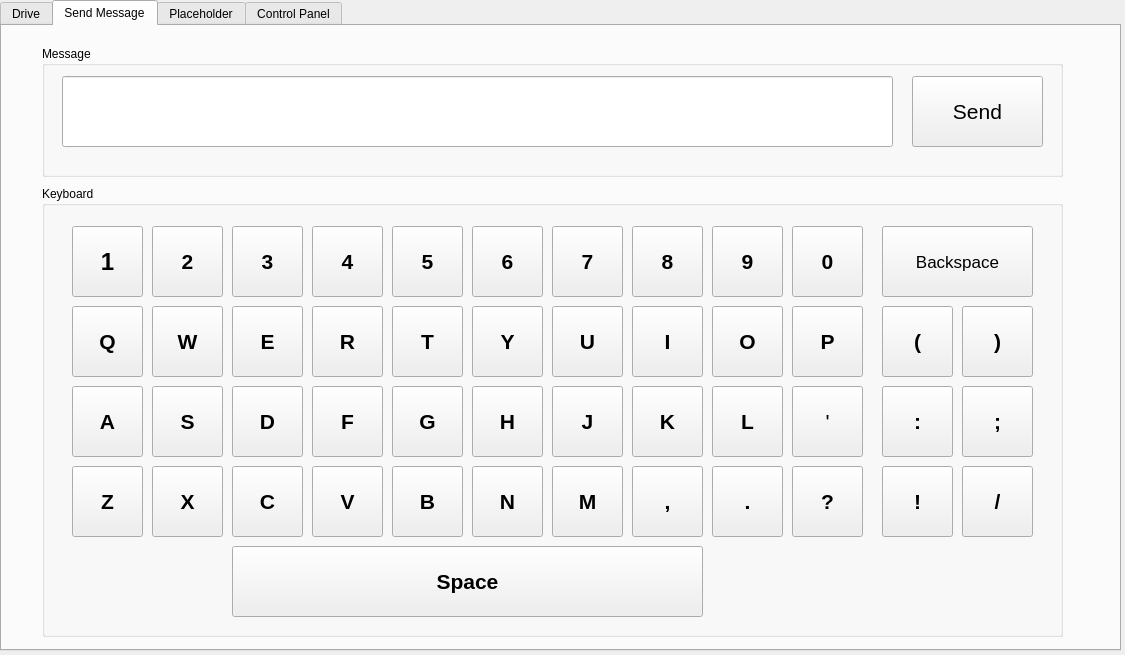
<?xml version="1.0" encoding="UTF-8"?>
<ui version="4.0">
 <class>Form</class>
 <widget class="QWidget" name="Form">
  <property name="geometry">
   <rect>
    <x>0</x>
    <y>0</y>
    <width>1125</width>
    <height>655</height>
   </rect>
  </property>
  <property name="windowTitle">
   <string>Capstone C6</string>
  </property>
  <property name="windowIcon">
   <iconset>
    <normaloff>images/puzzlebox.ico</normaloff>images/puzzlebox.ico</iconset>
  </property>
  <widget class="QTabWidget" name="tabWidget">
   <property name="geometry">
    <rect>
     <x>0</x>
     <y>0</y>
     <width>1121</width>
     <height>651</height>
    </rect>
   </property>
   <property name="layoutDirection">
    <enum>Qt::LeftToRight</enum>
   </property>
   <property name="autoFillBackground">
    <bool>false</bool>
   </property>
   <property name="currentIndex">
    <number>1</number>
   </property>
   <widget class="QWidget" name="tabDrive">
    <attribute name="title">
     <string>Drive</string>
    </attribute>
    <widget class="QGroupBox" name="groupBox_Speed">
     <property name="geometry">
      <rect>
       <x>710</x>
       <y>170</y>
       <width>301</width>
       <height>301</height>
      </rect>
     </property>
     <property name="title">
      <string>Wheelchair Speed</string>
     </property>
     <widget class="QDial" name="dialSpeed">
      <property name="geometry">
       <rect>
        <x>30</x>
        <y>60</y>
        <width>241</width>
        <height>201</height>
       </rect>
      </property>
      <property name="maximum">
       <number>2</number>
      </property>
      <property name="notchesVisible">
       <bool>true</bool>
      </property>
     </widget>
     <widget class="QLabel" name="label_4">
      <property name="geometry">
       <rect>
        <x>50</x>
        <y>250</y>
        <width>53</width>
        <height>16</height>
       </rect>
      </property>
      <property name="text">
       <string>Stopped</string>
      </property>
      <property name="alignment">
       <set>Qt::AlignCenter</set>
      </property>
     </widget>
     <widget class="QLabel" name="label_5">
      <property name="geometry">
       <rect>
        <x>190</x>
        <y>250</y>
        <width>53</width>
        <height>16</height>
       </rect>
      </property>
      <property name="text">
       <string>Normal</string>
      </property>
      <property name="alignment">
       <set>Qt::AlignCenter</set>
      </property>
     </widget>
     <widget class="QLabel" name="label_6">
      <property name="geometry">
       <rect>
        <x>120</x>
        <y>40</y>
        <width>53</width>
        <height>16</height>
       </rect>
      </property>
      <property name="text">
       <string>Slow</string>
      </property>
      <property name="alignment">
       <set>Qt::AlignCenter</set>
      </property>
     </widget>
    </widget>
    <widget class="QGroupBox" name="groupBox_Drive">
     <property name="geometry">
      <rect>
       <x>160</x>
       <y>90</y>
       <width>381</width>
       <height>441</height>
      </rect>
     </property>
     <property name="title">
      <string>Wheelchair Control</string>
     </property>
     <widget class="QPushButton" name="pushButtonStop">
      <property name="geometry">
       <rect>
        <x>140</x>
        <y>170</y>
        <width>101</width>
        <height>101</height>
       </rect>
      </property>
      <property name="text">
       <string/>
      </property>
      <property name="icon">
       <iconset>
        <normaloff>images/stop.svg</normaloff>images/stop.svg</iconset>
      </property>
      <property name="iconSize">
       <size>
        <width>70</width>
        <height>70</height>
       </size>
      </property>
     </widget>
     <widget class="QPushButton" name="pushButtonRight">
      <property name="geometry">
       <rect>
        <x>260</x>
        <y>170</y>
        <width>101</width>
        <height>101</height>
       </rect>
      </property>
      <property name="text">
       <string/>
      </property>
      <property name="icon">
       <iconset>
        <normaloff>images/right.svg</normaloff>images/right.svg</iconset>
      </property>
      <property name="iconSize">
       <size>
        <width>70</width>
        <height>70</height>
       </size>
      </property>
     </widget>
     <widget class="QPushButton" name="pushButtonReverse">
      <property name="geometry">
       <rect>
        <x>140</x>
        <y>290</y>
        <width>101</width>
        <height>101</height>
       </rect>
      </property>
      <property name="text">
       <string/>
      </property>
      <property name="icon">
       <iconset>
        <normaloff>images/reverse.svg</normaloff>images/reverse.svg</iconset>
      </property>
      <property name="iconSize">
       <size>
        <width>70</width>
        <height>70</height>
       </size>
      </property>
     </widget>
     <widget class="QPushButton" name="pushButtonForward">
      <property name="geometry">
       <rect>
        <x>140</x>
        <y>50</y>
        <width>101</width>
        <height>101</height>
       </rect>
      </property>
      <property name="text">
       <string/>
      </property>
      <property name="icon">
       <iconset>
        <normaloff>images/forward.svg</normaloff>images/forward.svg</iconset>
      </property>
      <property name="iconSize">
       <size>
        <width>70</width>
        <height>70</height>
       </size>
      </property>
     </widget>
     <widget class="QPushButton" name="pushButtonLeft">
      <property name="geometry">
       <rect>
        <x>20</x>
        <y>170</y>
        <width>101</width>
        <height>101</height>
       </rect>
      </property>
      <property name="text">
       <string/>
      </property>
      <property name="icon">
       <iconset>
        <normaloff>images/left.svg</normaloff>images/left.svg</iconset>
      </property>
      <property name="iconSize">
       <size>
        <width>70</width>
        <height>70</height>
       </size>
      </property>
     </widget>
    </widget>
    <widget class="QLabel" name="labelWheelchairStatus">
     <property name="geometry">
      <rect>
       <x>440</x>
       <y>30</y>
       <width>261</width>
       <height>41</height>
      </rect>
     </property>
     <property name="font">
      <font>
       <pointsize>14</pointsize>
      </font>
     </property>
     <property name="text">
      <string>Status: </string>
     </property>
    </widget>
   </widget>
   <widget class="QWidget" name="tabMessage">
    <attribute name="title">
     <string>Send Message</string>
    </attribute>
    <widget class="QGroupBox" name="groupBox_keyboard">
     <property name="geometry">
      <rect>
       <x>40</x>
       <y>160</y>
       <width>1021</width>
       <height>451</height>
      </rect>
     </property>
     <property name="title">
      <string>Keyboard</string>
     </property>
     <widget class="QPushButton" name="keyboardQ">
      <property name="geometry">
       <rect>
        <x>30</x>
        <y>120</y>
        <width>71</width>
        <height>71</height>
       </rect>
      </property>
      <property name="font">
       <font>
        <pointsize>16</pointsize>
        <weight>75</weight>
        <bold>true</bold>
       </font>
      </property>
      <property name="text">
       <string>Q</string>
      </property>
     </widget>
     <widget class="QPushButton" name="keyboardW">
      <property name="geometry">
       <rect>
        <x>110</x>
        <y>120</y>
        <width>71</width>
        <height>71</height>
       </rect>
      </property>
      <property name="font">
       <font>
        <pointsize>16</pointsize>
        <weight>75</weight>
        <bold>true</bold>
       </font>
      </property>
      <property name="text">
       <string>W</string>
      </property>
     </widget>
     <widget class="QPushButton" name="keyboardT">
      <property name="geometry">
       <rect>
        <x>350</x>
        <y>120</y>
        <width>71</width>
        <height>71</height>
       </rect>
      </property>
      <property name="font">
       <font>
        <pointsize>16</pointsize>
        <weight>75</weight>
        <bold>true</bold>
       </font>
      </property>
      <property name="text">
       <string>T</string>
      </property>
     </widget>
     <widget class="QPushButton" name="keyboardE">
      <property name="geometry">
       <rect>
        <x>190</x>
        <y>120</y>
        <width>71</width>
        <height>71</height>
       </rect>
      </property>
      <property name="font">
       <font>
        <pointsize>16</pointsize>
        <weight>75</weight>
        <bold>true</bold>
       </font>
      </property>
      <property name="text">
       <string>E</string>
      </property>
     </widget>
     <widget class="QPushButton" name="keyboardR">
      <property name="geometry">
       <rect>
        <x>270</x>
        <y>120</y>
        <width>71</width>
        <height>71</height>
       </rect>
      </property>
      <property name="font">
       <font>
        <pointsize>16</pointsize>
        <weight>75</weight>
        <bold>true</bold>
       </font>
      </property>
      <property name="text">
       <string>R</string>
      </property>
     </widget>
     <widget class="QPushButton" name="keyboardY">
      <property name="geometry">
       <rect>
        <x>430</x>
        <y>120</y>
        <width>71</width>
        <height>71</height>
       </rect>
      </property>
      <property name="font">
       <font>
        <pointsize>16</pointsize>
        <weight>75</weight>
        <bold>true</bold>
       </font>
      </property>
      <property name="text">
       <string>Y</string>
      </property>
     </widget>
     <widget class="QPushButton" name="keyboardU">
      <property name="geometry">
       <rect>
        <x>510</x>
        <y>120</y>
        <width>71</width>
        <height>71</height>
       </rect>
      </property>
      <property name="font">
       <font>
        <pointsize>16</pointsize>
        <weight>75</weight>
        <bold>true</bold>
       </font>
      </property>
      <property name="text">
       <string>U</string>
      </property>
     </widget>
     <widget class="QPushButton" name="keyboardI">
      <property name="geometry">
       <rect>
        <x>590</x>
        <y>120</y>
        <width>71</width>
        <height>71</height>
       </rect>
      </property>
      <property name="font">
       <font>
        <pointsize>16</pointsize>
        <weight>75</weight>
        <bold>true</bold>
       </font>
      </property>
      <property name="text">
       <string>I</string>
      </property>
     </widget>
     <widget class="QPushButton" name="keyboardO">
      <property name="geometry">
       <rect>
        <x>670</x>
        <y>120</y>
        <width>71</width>
        <height>71</height>
       </rect>
      </property>
      <property name="font">
       <font>
        <pointsize>16</pointsize>
        <weight>75</weight>
        <bold>true</bold>
       </font>
      </property>
      <property name="text">
       <string>O</string>
      </property>
     </widget>
     <widget class="QPushButton" name="keyboardP">
      <property name="geometry">
       <rect>
        <x>750</x>
        <y>120</y>
        <width>71</width>
        <height>71</height>
       </rect>
      </property>
      <property name="font">
       <font>
        <pointsize>16</pointsize>
        <weight>75</weight>
        <bold>true</bold>
       </font>
      </property>
      <property name="text">
       <string>P</string>
      </property>
     </widget>
     <widget class="QPushButton" name="keyboardNum5">
      <property name="geometry">
       <rect>
        <x>350</x>
        <y>40</y>
        <width>71</width>
        <height>71</height>
       </rect>
      </property>
      <property name="font">
       <font>
        <pointsize>16</pointsize>
        <weight>75</weight>
        <bold>true</bold>
       </font>
      </property>
      <property name="text">
       <string>5</string>
      </property>
     </widget>
     <widget class="QPushButton" name="keyboardNum4">
      <property name="geometry">
       <rect>
        <x>270</x>
        <y>40</y>
        <width>71</width>
        <height>71</height>
       </rect>
      </property>
      <property name="font">
       <font>
        <pointsize>16</pointsize>
        <weight>75</weight>
        <bold>true</bold>
       </font>
      </property>
      <property name="text">
       <string>4</string>
      </property>
     </widget>
     <widget class="QPushButton" name="keyboardNum3">
      <property name="geometry">
       <rect>
        <x>190</x>
        <y>40</y>
        <width>71</width>
        <height>71</height>
       </rect>
      </property>
      <property name="font">
       <font>
        <pointsize>16</pointsize>
        <weight>75</weight>
        <bold>true</bold>
       </font>
      </property>
      <property name="text">
       <string>3</string>
      </property>
     </widget>
     <widget class="QPushButton" name="keyboardNum2">
      <property name="geometry">
       <rect>
        <x>110</x>
        <y>40</y>
        <width>71</width>
        <height>71</height>
       </rect>
      </property>
      <property name="font">
       <font>
        <pointsize>16</pointsize>
        <weight>75</weight>
        <bold>true</bold>
       </font>
      </property>
      <property name="text">
       <string>2</string>
      </property>
     </widget>
     <widget class="QPushButton" name="keyboardNum1">
      <property name="geometry">
       <rect>
        <x>30</x>
        <y>40</y>
        <width>71</width>
        <height>71</height>
       </rect>
      </property>
      <property name="font">
       <font>
        <pointsize>18</pointsize>
        <weight>75</weight>
        <italic>false</italic>
        <bold>true</bold>
        <underline>false</underline>
        <strikeout>false</strikeout>
       </font>
      </property>
      <property name="text">
       <string>1</string>
      </property>
     </widget>
     <widget class="QPushButton" name="keyboardM">
      <property name="geometry">
       <rect>
        <x>510</x>
        <y>280</y>
        <width>71</width>
        <height>71</height>
       </rect>
      </property>
      <property name="font">
       <font>
        <pointsize>16</pointsize>
        <weight>75</weight>
        <bold>true</bold>
       </font>
      </property>
      <property name="text">
       <string>M</string>
      </property>
     </widget>
     <widget class="QPushButton" name="keyboardZ">
      <property name="geometry">
       <rect>
        <x>30</x>
        <y>280</y>
        <width>71</width>
        <height>71</height>
       </rect>
      </property>
      <property name="font">
       <font>
        <pointsize>16</pointsize>
        <weight>75</weight>
        <bold>true</bold>
       </font>
      </property>
      <property name="text">
       <string>Z</string>
      </property>
     </widget>
     <widget class="QPushButton" name="keyboardL">
      <property name="geometry">
       <rect>
        <x>670</x>
        <y>200</y>
        <width>71</width>
        <height>71</height>
       </rect>
      </property>
      <property name="font">
       <font>
        <pointsize>16</pointsize>
        <weight>75</weight>
        <bold>true</bold>
       </font>
      </property>
      <property name="text">
       <string>L</string>
      </property>
     </widget>
     <widget class="QPushButton" name="keyboardK">
      <property name="geometry">
       <rect>
        <x>590</x>
        <y>200</y>
        <width>71</width>
        <height>71</height>
       </rect>
      </property>
      <property name="font">
       <font>
        <pointsize>16</pointsize>
        <weight>75</weight>
        <bold>true</bold>
       </font>
      </property>
      <property name="text">
       <string>K</string>
      </property>
     </widget>
     <widget class="QPushButton" name="keyboardJ">
      <property name="geometry">
       <rect>
        <x>510</x>
        <y>200</y>
        <width>71</width>
        <height>71</height>
       </rect>
      </property>
      <property name="font">
       <font>
        <pointsize>16</pointsize>
        <weight>75</weight>
        <bold>true</bold>
       </font>
      </property>
      <property name="text">
       <string>J</string>
      </property>
     </widget>
     <widget class="QPushButton" name="keyboardH">
      <property name="geometry">
       <rect>
        <x>430</x>
        <y>200</y>
        <width>71</width>
        <height>71</height>
       </rect>
      </property>
      <property name="font">
       <font>
        <pointsize>16</pointsize>
        <weight>75</weight>
        <bold>true</bold>
       </font>
      </property>
      <property name="text">
       <string>H</string>
      </property>
     </widget>
     <widget class="QPushButton" name="keyboardG">
      <property name="geometry">
       <rect>
        <x>350</x>
        <y>200</y>
        <width>71</width>
        <height>71</height>
       </rect>
      </property>
      <property name="font">
       <font>
        <pointsize>16</pointsize>
        <weight>75</weight>
        <bold>true</bold>
       </font>
      </property>
      <property name="text">
       <string>G</string>
      </property>
     </widget>
     <widget class="QPushButton" name="keyboardF">
      <property name="geometry">
       <rect>
        <x>270</x>
        <y>200</y>
        <width>71</width>
        <height>71</height>
       </rect>
      </property>
      <property name="font">
       <font>
        <pointsize>16</pointsize>
        <weight>75</weight>
        <bold>true</bold>
       </font>
      </property>
      <property name="text">
       <string>F</string>
      </property>
     </widget>
     <widget class="QPushButton" name="keyboardD">
      <property name="geometry">
       <rect>
        <x>190</x>
        <y>200</y>
        <width>71</width>
        <height>71</height>
       </rect>
      </property>
      <property name="font">
       <font>
        <pointsize>16</pointsize>
        <weight>75</weight>
        <bold>true</bold>
       </font>
      </property>
      <property name="text">
       <string>D</string>
      </property>
     </widget>
     <widget class="QPushButton" name="keyboardS">
      <property name="geometry">
       <rect>
        <x>110</x>
        <y>200</y>
        <width>71</width>
        <height>71</height>
       </rect>
      </property>
      <property name="font">
       <font>
        <pointsize>16</pointsize>
        <weight>75</weight>
        <bold>true</bold>
       </font>
      </property>
      <property name="text">
       <string>S</string>
      </property>
     </widget>
     <widget class="QPushButton" name="keyboardA">
      <property name="geometry">
       <rect>
        <x>30</x>
        <y>200</y>
        <width>71</width>
        <height>71</height>
       </rect>
      </property>
      <property name="font">
       <font>
        <pointsize>16</pointsize>
        <weight>75</weight>
        <bold>true</bold>
       </font>
      </property>
      <property name="text">
       <string>A</string>
      </property>
     </widget>
     <widget class="QPushButton" name="keyboardX">
      <property name="geometry">
       <rect>
        <x>110</x>
        <y>280</y>
        <width>71</width>
        <height>71</height>
       </rect>
      </property>
      <property name="font">
       <font>
        <pointsize>16</pointsize>
        <weight>75</weight>
        <bold>true</bold>
       </font>
      </property>
      <property name="text">
       <string>X</string>
      </property>
     </widget>
     <widget class="QPushButton" name="keyboardC">
      <property name="geometry">
       <rect>
        <x>190</x>
        <y>280</y>
        <width>71</width>
        <height>71</height>
       </rect>
      </property>
      <property name="font">
       <font>
        <pointsize>16</pointsize>
        <weight>75</weight>
        <bold>true</bold>
       </font>
      </property>
      <property name="text">
       <string>C</string>
      </property>
     </widget>
     <widget class="QPushButton" name="keyboardV">
      <property name="geometry">
       <rect>
        <x>270</x>
        <y>280</y>
        <width>71</width>
        <height>71</height>
       </rect>
      </property>
      <property name="font">
       <font>
        <pointsize>16</pointsize>
        <weight>75</weight>
        <bold>true</bold>
       </font>
      </property>
      <property name="text">
       <string>V</string>
      </property>
     </widget>
     <widget class="QPushButton" name="keyboardB">
      <property name="geometry">
       <rect>
        <x>350</x>
        <y>280</y>
        <width>71</width>
        <height>71</height>
       </rect>
      </property>
      <property name="font">
       <font>
        <pointsize>16</pointsize>
        <weight>75</weight>
        <bold>true</bold>
       </font>
      </property>
      <property name="text">
       <string>B</string>
      </property>
     </widget>
     <widget class="QPushButton" name="keyboardN">
      <property name="geometry">
       <rect>
        <x>430</x>
        <y>280</y>
        <width>71</width>
        <height>71</height>
       </rect>
      </property>
      <property name="font">
       <font>
        <pointsize>16</pointsize>
        <weight>75</weight>
        <bold>true</bold>
       </font>
      </property>
      <property name="text">
       <string>N</string>
      </property>
     </widget>
     <widget class="QPushButton" name="keyboardNum8">
      <property name="geometry">
       <rect>
        <x>590</x>
        <y>40</y>
        <width>71</width>
        <height>71</height>
       </rect>
      </property>
      <property name="font">
       <font>
        <pointsize>16</pointsize>
        <weight>75</weight>
        <bold>true</bold>
       </font>
      </property>
      <property name="text">
       <string>8</string>
      </property>
     </widget>
     <widget class="QPushButton" name="keyboardNum9">
      <property name="geometry">
       <rect>
        <x>670</x>
        <y>40</y>
        <width>71</width>
        <height>71</height>
       </rect>
      </property>
      <property name="font">
       <font>
        <pointsize>16</pointsize>
        <weight>75</weight>
        <bold>true</bold>
       </font>
      </property>
      <property name="text">
       <string>9</string>
      </property>
     </widget>
     <widget class="QPushButton" name="keyboardNum7">
      <property name="geometry">
       <rect>
        <x>510</x>
        <y>40</y>
        <width>71</width>
        <height>71</height>
       </rect>
      </property>
      <property name="font">
       <font>
        <pointsize>16</pointsize>
        <weight>75</weight>
        <bold>true</bold>
       </font>
      </property>
      <property name="text">
       <string>7</string>
      </property>
     </widget>
     <widget class="QPushButton" name="keyboardNum6">
      <property name="geometry">
       <rect>
        <x>430</x>
        <y>40</y>
        <width>71</width>
        <height>71</height>
       </rect>
      </property>
      <property name="font">
       <font>
        <pointsize>16</pointsize>
        <weight>75</weight>
        <bold>true</bold>
       </font>
      </property>
      <property name="text">
       <string>6</string>
      </property>
     </widget>
     <widget class="QPushButton" name="keyboardNum0">
      <property name="geometry">
       <rect>
        <x>750</x>
        <y>40</y>
        <width>71</width>
        <height>71</height>
       </rect>
      </property>
      <property name="font">
       <font>
        <pointsize>16</pointsize>
        <weight>75</weight>
        <bold>true</bold>
       </font>
      </property>
      <property name="text">
       <string>0</string>
      </property>
     </widget>
     <widget class="QPushButton" name="keyboardPeriod">
      <property name="geometry">
       <rect>
        <x>670</x>
        <y>280</y>
        <width>71</width>
        <height>71</height>
       </rect>
      </property>
      <property name="font">
       <font>
        <pointsize>16</pointsize>
        <weight>75</weight>
        <bold>true</bold>
       </font>
      </property>
      <property name="text">
       <string>.</string>
      </property>
     </widget>
     <widget class="QPushButton" name="keyboardQuestionMark">
      <property name="geometry">
       <rect>
        <x>750</x>
        <y>280</y>
        <width>71</width>
        <height>71</height>
       </rect>
      </property>
      <property name="font">
       <font>
        <pointsize>16</pointsize>
        <weight>75</weight>
        <bold>true</bold>
       </font>
      </property>
      <property name="text">
       <string>?</string>
      </property>
     </widget>
     <widget class="QPushButton" name="keyboardExclamationMark">
      <property name="geometry">
       <rect>
        <x>840</x>
        <y>280</y>
        <width>71</width>
        <height>71</height>
       </rect>
      </property>
      <property name="font">
       <font>
        <pointsize>16</pointsize>
        <weight>75</weight>
        <bold>true</bold>
       </font>
      </property>
      <property name="text">
       <string>!</string>
      </property>
     </widget>
     <widget class="QPushButton" name="keyboardApostrophe">
      <property name="geometry">
       <rect>
        <x>750</x>
        <y>200</y>
        <width>71</width>
        <height>71</height>
       </rect>
      </property>
      <property name="font">
       <font>
        <pointsize>16</pointsize>
       </font>
      </property>
      <property name="text">
       <string>'</string>
      </property>
     </widget>
     <widget class="QPushButton" name="keyboardBackspace">
      <property name="geometry">
       <rect>
        <x>840</x>
        <y>40</y>
        <width>151</width>
        <height>71</height>
       </rect>
      </property>
      <property name="font">
       <font>
        <pointsize>13</pointsize>
        <weight>50</weight>
        <bold>false</bold>
       </font>
      </property>
      <property name="text">
       <string>Backspace</string>
      </property>
     </widget>
     <widget class="QPushButton" name="keyboardSpace">
      <property name="geometry">
       <rect>
        <x>190</x>
        <y>360</y>
        <width>471</width>
        <height>71</height>
       </rect>
      </property>
      <property name="font">
       <font>
        <pointsize>16</pointsize>
        <weight>75</weight>
        <bold>true</bold>
       </font>
      </property>
      <property name="text">
       <string>Space</string>
      </property>
     </widget>
     <widget class="QPushButton" name="keyboardColon">
      <property name="geometry">
       <rect>
        <x>840</x>
        <y>200</y>
        <width>71</width>
        <height>71</height>
       </rect>
      </property>
      <property name="font">
       <font>
        <pointsize>16</pointsize>
        <weight>75</weight>
        <bold>true</bold>
       </font>
      </property>
      <property name="text">
       <string>:</string>
      </property>
     </widget>
     <widget class="QPushButton" name="keyboardSemiColon">
      <property name="geometry">
       <rect>
        <x>920</x>
        <y>200</y>
        <width>71</width>
        <height>71</height>
       </rect>
      </property>
      <property name="font">
       <font>
        <pointsize>16</pointsize>
        <weight>75</weight>
        <bold>true</bold>
       </font>
      </property>
      <property name="text">
       <string>;</string>
      </property>
     </widget>
     <widget class="QPushButton" name="keyboardLeftParen">
      <property name="geometry">
       <rect>
        <x>840</x>
        <y>120</y>
        <width>71</width>
        <height>71</height>
       </rect>
      </property>
      <property name="font">
       <font>
        <pointsize>16</pointsize>
        <weight>75</weight>
        <bold>true</bold>
       </font>
      </property>
      <property name="text">
       <string>(</string>
      </property>
     </widget>
     <widget class="QPushButton" name="keyboardRightParen">
      <property name="geometry">
       <rect>
        <x>920</x>
        <y>120</y>
        <width>71</width>
        <height>71</height>
       </rect>
      </property>
      <property name="font">
       <font>
        <pointsize>16</pointsize>
        <weight>75</weight>
        <bold>true</bold>
       </font>
      </property>
      <property name="text">
       <string>)</string>
      </property>
     </widget>
     <widget class="QPushButton" name="keyboardSlash">
      <property name="geometry">
       <rect>
        <x>920</x>
        <y>280</y>
        <width>71</width>
        <height>71</height>
       </rect>
      </property>
      <property name="font">
       <font>
        <pointsize>16</pointsize>
        <weight>75</weight>
        <bold>true</bold>
       </font>
      </property>
      <property name="text">
       <string>/</string>
      </property>
     </widget>
     <widget class="QPushButton" name="keyboardComma">
      <property name="geometry">
       <rect>
        <x>590</x>
        <y>280</y>
        <width>71</width>
        <height>71</height>
       </rect>
      </property>
      <property name="font">
       <font>
        <pointsize>16</pointsize>
        <weight>75</weight>
        <bold>true</bold>
       </font>
      </property>
      <property name="text">
       <string>,</string>
      </property>
     </widget>
    </widget>
    <widget class="QGroupBox" name="groupBox_message">
     <property name="geometry">
      <rect>
       <x>40</x>
       <y>20</y>
       <width>1021</width>
       <height>131</height>
      </rect>
     </property>
     <property name="title">
      <string>Message</string>
     </property>
     <widget class="QLineEdit" name="messageTextBox">
      <property name="geometry">
       <rect>
        <x>20</x>
        <y>30</y>
        <width>831</width>
        <height>71</height>
       </rect>
      </property>
      <property name="font">
       <font>
        <pointsize>16</pointsize>
        <weight>50</weight>
        <bold>false</bold>
       </font>
      </property>
      <property name="text">
       <string/>
      </property>
     </widget>
     <widget class="QPushButton" name="messageSendButton">
      <property name="geometry">
       <rect>
        <x>870</x>
        <y>30</y>
        <width>131</width>
        <height>71</height>
       </rect>
      </property>
      <property name="font">
       <font>
        <pointsize>16</pointsize>
        <weight>50</weight>
        <bold>false</bold>
       </font>
      </property>
      <property name="text">
       <string>Send</string>
      </property>
     </widget>
    </widget>
   </widget>
   <widget class="QWidget" name="tab_3">
    <attribute name="title">
     <string>Placeholder</string>
    </attribute>
   </widget>
   <widget class="QWidget" name="tabControPanel">
    <attribute name="title">
     <string>Control Panel</string>
    </attribute>
    <widget class="QGroupBox" name="groupBox_EEGsetup">
     <property name="geometry">
      <rect>
       <x>30</x>
       <y>30</y>
       <width>211</width>
       <height>241</height>
      </rect>
     </property>
     <property name="title">
      <string>EEG Device Setup</string>
     </property>
     <widget class="QComboBox" name="comboBox_EEG">
      <property name="geometry">
       <rect>
        <x>20</x>
        <y>30</y>
        <width>171</width>
        <height>31</height>
       </rect>
      </property>
      <item>
       <property name="text">
        <string>Emotiv EPOC</string>
       </property>
      </item>
     </widget>
     <widget class="QPushButton" name="pushButton_EEGconnect">
      <property name="geometry">
       <rect>
        <x>20</x>
        <y>190</y>
        <width>171</width>
        <height>31</height>
       </rect>
      </property>
      <property name="text">
       <string>Connect</string>
      </property>
     </widget>
     <widget class="QLabel" name="label">
      <property name="geometry">
       <rect>
        <x>10</x>
        <y>100</y>
        <width>53</width>
        <height>16</height>
       </rect>
      </property>
      <property name="text">
       <string>Host</string>
      </property>
      <property name="alignment">
       <set>Qt::AlignCenter</set>
      </property>
     </widget>
     <widget class="QLabel" name="label_2">
      <property name="geometry">
       <rect>
        <x>10</x>
        <y>150</y>
        <width>53</width>
        <height>16</height>
       </rect>
      </property>
      <property name="text">
       <string>Port</string>
      </property>
      <property name="alignment">
       <set>Qt::AlignCenter</set>
      </property>
     </widget>
     <widget class="QLineEdit" name="lineEdit_Host">
      <property name="geometry">
       <rect>
        <x>60</x>
        <y>90</y>
        <width>131</width>
        <height>31</height>
       </rect>
      </property>
      <property name="inputMask">
       <string/>
      </property>
      <property name="alignment">
       <set>Qt::AlignCenter</set>
      </property>
      <property name="dragEnabled">
       <bool>true</bool>
      </property>
      <property name="placeholderText">
       <string/>
      </property>
     </widget>
     <widget class="QLineEdit" name="lineEdit_Port">
      <property name="geometry">
       <rect>
        <x>60</x>
        <y>140</y>
        <width>131</width>
        <height>31</height>
       </rect>
      </property>
      <property name="text">
       <string/>
      </property>
      <property name="alignment">
       <set>Qt::AlignCenter</set>
      </property>
      <property name="dragEnabled">
       <bool>true</bool>
      </property>
     </widget>
    </widget>
    <widget class="QGroupBox" name="groupBox_Device">
     <property name="geometry">
      <rect>
       <x>270</x>
       <y>40</y>
       <width>221</width>
       <height>121</height>
      </rect>
     </property>
     <property name="title">
      <string>Device Select</string>
     </property>
     <widget class="QComboBox" name="comboBoxDeviceSelect">
      <property name="geometry">
       <rect>
        <x>20</x>
        <y>30</y>
        <width>181</width>
        <height>31</height>
       </rect>
      </property>
      <item>
       <property name="text">
        <string>Wheelchair</string>
       </property>
      </item>
      <item>
       <property name="text">
        <string>RC Car</string>
       </property>
      </item>
     </widget>
     <widget class="QPushButton" name="pushButtonDeviceSearch">
      <property name="geometry">
       <rect>
        <x>20</x>
        <y>80</y>
        <width>71</width>
        <height>28</height>
       </rect>
      </property>
      <property name="text">
       <string>Search</string>
      </property>
     </widget>
     <widget class="QPushButton" name="pushButtonDeviceConnect">
      <property name="geometry">
       <rect>
        <x>100</x>
        <y>80</y>
        <width>101</width>
        <height>28</height>
       </rect>
      </property>
      <property name="text">
       <string>Connect</string>
      </property>
     </widget>
    </widget>
    <widget class="QGroupBox" name="groupBox_MsgDest">
     <property name="geometry">
      <rect>
       <x>540</x>
       <y>50</y>
       <width>241</width>
       <height>171</height>
      </rect>
     </property>
     <property name="title">
      <string>Message Destination</string>
     </property>
     <widget class="QComboBox" name="selectDestType">
      <property name="geometry">
       <rect>
        <x>20</x>
        <y>30</y>
        <width>201</width>
        <height>31</height>
       </rect>
      </property>
      <item>
       <property name="text">
        <string>Phone Number</string>
       </property>
      </item>
      <item>
       <property name="text">
        <string>Email Address</string>
       </property>
      </item>
     </widget>
     <widget class="QLineEdit" name="lineEditMsgDest">
      <property name="geometry">
       <rect>
        <x>20</x>
        <y>80</y>
        <width>201</width>
        <height>31</height>
       </rect>
      </property>
      <property name="inputMask">
       <string/>
      </property>
      <property name="alignment">
       <set>Qt::AlignCenter</set>
      </property>
      <property name="dragEnabled">
       <bool>true</bool>
      </property>
      <property name="placeholderText">
       <string/>
      </property>
     </widget>
     <widget class="QPushButton" name="clearMsgDest">
      <property name="geometry">
       <rect>
        <x>20</x>
        <y>130</y>
        <width>71</width>
        <height>28</height>
       </rect>
      </property>
      <property name="text">
       <string>Clear</string>
      </property>
     </widget>
     <widget class="QPushButton" name="setMsgDest">
      <property name="geometry">
       <rect>
        <x>120</x>
        <y>130</y>
        <width>101</width>
        <height>28</height>
       </rect>
      </property>
      <property name="text">
       <string>Set Destination</string>
      </property>
     </widget>
    </widget>
   </widget>
  </widget>
 </widget>
 <resources/>
 <connections/>
</ui>
